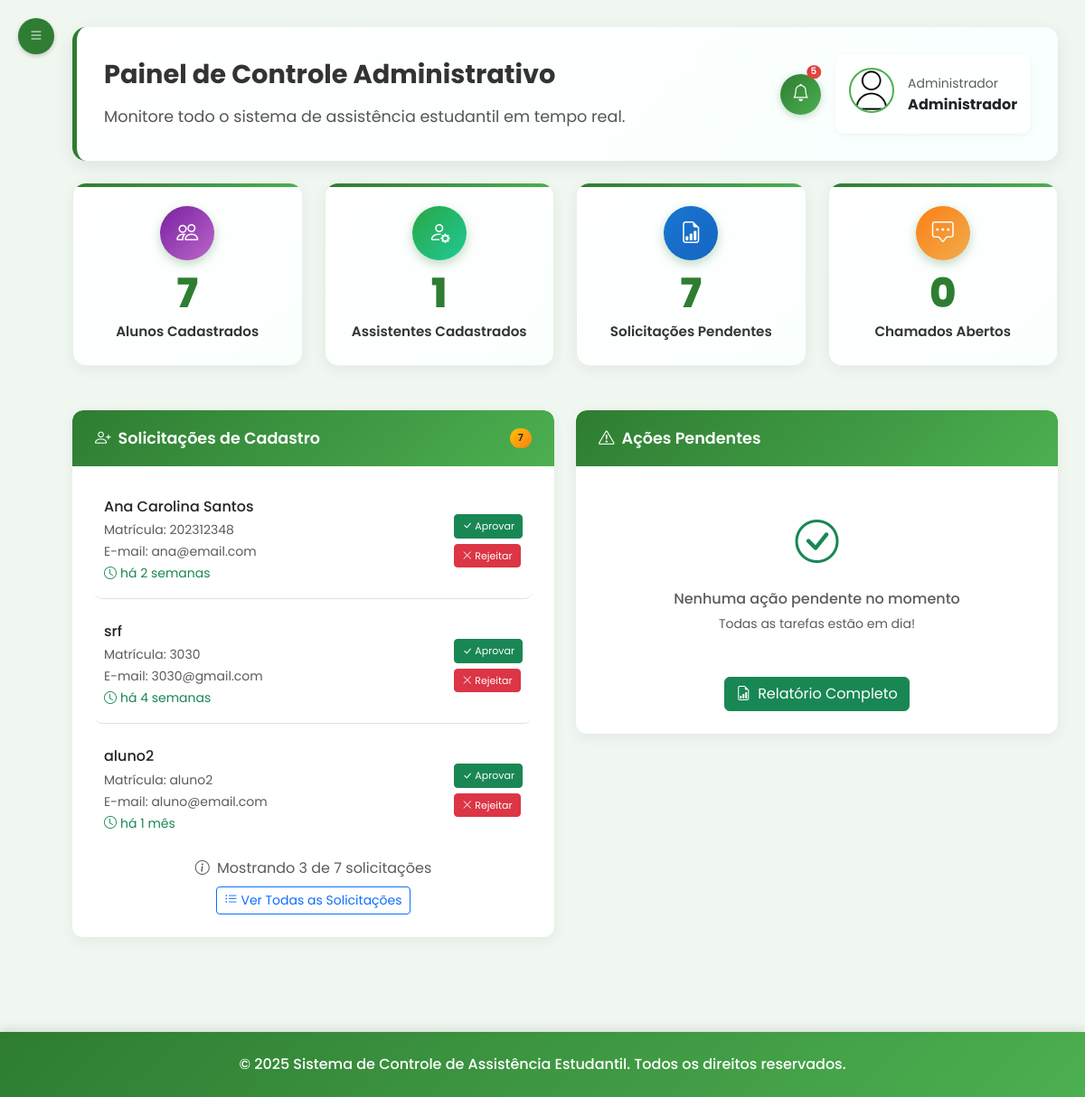
Page /admin/inicio (signed in) on the committed database.
### tables this page shows
CREATE TABLE usuario (
id_usuario INTEGER PRIMARY KEY AUTOINCREMENT,
nome TEXT NOT NULL,
matricula TEXT UNIQUE NOT NULL,
email TEXT NOT NULL UNIQUE,
senha TEXT NOT NULL,
perfil TEXT NOT NULL DEFAULT 'aluno',
foto TEXT,
token_redefinicao TEXT,
data_token TIMESTAMP,
data_cadastro TIMESTAMP DEFAULT CURRENT_TIMESTAMP
);

### routes/admin/perfiladmin_routes.py (the view)
@router.get("/inicio")
@requer_autenticacao("admin")
async def get_perfil(request: Request, usuario_logado: dict = None):
    admin = usuario_repo.obter_usuario_por_matricula(usuario_logado['matricula'])
    possiveis_alunos_raw = aluno_repo.obter_possiveis_alunos()
    possiveis_alunos = []
    for usuario in possiveis_alunos_raw[:3]:  # Mostrar apenas os 3 mais recentes
        usuario_dict = {
            'id_usuario': usuario.id_usuario,
            'nome': usuario.nome,
            'matricula': usuario.matricula,
            'email': usuario.email,
            'data_cadastro': usuario.data_cadastro,
            'tempo_relativo': calcular_tempo_relativo(usuario.data_cadastro) if usuario.data_cadastro else "Data não informada",
            'data_formatada': formatar_data_brasileira(usuario.data_cadastro) if usuario.data_cadastro else "Data não informada"
        }
        possiveis_alunos.append(usuario_dict)
    try:
        total_alunos = aluno_repo.contar_todos()
    except Exception:
        total_alunos = 0
    try:
        total_assistentes = len(assistente_social_repo.obter_todos())
    except Exception:
        total_assistentes = 0
    try:
        estatisticas_inscricoes = inscricao_repo.obter_estatisticas_analise()
        total_cadastros_pendentes = len(possiveis_alunos_raw)
    except Exception:
        total_cadastros_pendentes = len(possiveis_alunos_raw)
    try:
        estatisticas_chamados = chamado_repo.obter_estatisticas_gerais()
        total_chamados_pendentes = estatisticas_chamados.get('abertos', 0) if estatisticas_chamados else 0
    except Exception:
        total_chamados_pendentes = 0
    context = {
        "request": request,
        "admin": admin,
        "possiveis_alunos": possiveis_alunos,
        "total_cadastros_pendentes": total_cadastros_pendentes,
        "total_alunos": total_alunos,
        "total_assistentes": total_assistentes,
        "total_chamados_pendentes": total_chamados_pendentes
    }
    response = templates.TemplateResponse("/admin/dashboard_admin.html", context)
    return response

### templates/admin/dashboard_admin.html (shortened to what this page needs)
{% extends "base_admin.html" %}
{% block content %}
        <div class="welcome-banner mb-4 card-hover">
            <div class="row align-items-center">
                <div class="col-md-8">
                    <h4 class="mb-3">Painel de Controle Administrativo</h4>
                    <p>Monitore todo o sistema de assistência estudantil em tempo real.</p>
                </div>
                <div class="col-md-4 d-flex justify-content-end align-items-center gap-3">
                    <button class="btn-notification position-relative" data-bs-toggle="modal" data-bs-target="#notificacoesModal">
                        <i class="bi bi-bell"></i>
                        <span class="position-absolute top-0 start-100 translate-middle badge rounded-pill bg-danger notification-badge">
                            5
                        </span>
                    </button>
                    <div class="user-profile-card">
                        <img src="/static/img/perfil.png" alt="Perfil" class="mb-2">
                        <div>
                            <small class="text-muted">Administrador</small>
                            <div class="fw-bold">{{admin.nome}}</div>
                        </div>
                    </div>
                </div>
            </div>
        </div>
         <div class="row mb-4">
            <div class="col-md-3">
                <div class="stats-card card beneficiados">
                    <div class="icon">
                        <i class="bi bi-people"></i>
                    </div>
                    <div class="number">{{ total_alunos or '0'}}</div>
                    <div class="label">Alunos Cadastrados</div>
                </div>
            </div>
            <div class="col-md-3">
                <div class="stats-card card assistentes">
                    <div class="icon">
                        <i class="bi bi-person-gear"></i>
                    </div>
                    <div class="number">{{ total_assistentes or '0'}}</div>
                    <div class="label">Assistentes Cadastrados</div>
                </div>
            </div>
            <div class="col-md-3">
                <div class="stats-card card relatorios">
                    <div class="icon">
                        <i class="bi bi-file-earmark-bar-graph"></i>
                    </div>
                    <div class="number">{{ total_cadastros_pendentes or '0' }}</div>
                    <div class="label">Solicitações Pendentes</div>
                </div>
            </div>
            <div class="col-md-3">
                <div class="stats-card card chamados">
                    <div class="icon">
                        <i class="bi bi-chat-square-dots"></i>
                    </div>
                    <div class="number">{{ total_chamados_pendentes or "0" }}</div>
                    <div class="label">Chamados Abertos</div>
                </div>
            </div>
        </div>
        <div class="row">
            <div class="col-md-6">
                <div class="card">
                    <div class="card-header d-flex justify-content-between align-items-center">
                        <span><i class="bi bi-person-plus me-2"></i>Solicitações de Cadastro</span>
                        {% if total_cadastros_pendentes > 0 %}
                        <span class="badge bg-warning">{{ total_cadastros_pendentes }}</span>
                        {% endif %}
                    </div>
                    <div class="card-body">
                        {% if possiveis_alunos %}
                            {% for usuario in possiveis_alunos %}
                            <div class="solicitation-item {% if not loop.last %}border-bottom pb-3 mb-3{% endif %}">
                                <div class="d-flex justify-content-between align-items-center">
                                    <div>
                                        <h6 class="mb-1">{{ usuario.nome }}</h6>
                                        <small class="text-muted">Matrícula: {{ usuario.matricula }}</small><br>
                                        <small class="text-muted">E-mail: {{ usuario.email }}</small><br>
                                        <small class="text-success">
                                            <i class="bi bi-clock me-1"></i>{{ usuario.tempo_relativo }}
                                        </small>
                                    </div>
                                    <div>
                                        <div class="btn-group-vertical" role="group">
                                            <form method="post" action="/admin/aprovar-usuario/{{ usuario.id_usuario }}" style="display: inline;">
                                                <button type="submit" class="btn btn-sm btn-success mb-1"
                                                        onclick="return confirm('Aprovar cadastro de {{ usuario.nome }}?')"
                                                        title="Aprovar cadastro de {{ usuario.nome }}">
                                                    <i class="bi bi-check-lg"></i> Aprovar
                                                </button>
                                            </form>
                                            <form method="post" action="/admin/rejeitar-usuario/{{ usuario.id_usuario }}" style="display: inline;">
                                                <button type="submit" class="btn btn-sm btn-danger"
                                                        onclick="return confirm('Rejeitar cadastro de {{ usuario.nome }}? Esta ação não pode ser desfeita.')"
                                                        title="Rejeitar cadastro de {{ usuario.nome }}">
                                                    <i class="bi bi-x-lg"></i> Rejeitar
                                                </button>
                                            </form>
                                        </div>
                                    </div>
                                </div>
                            </div>
                            {% endfor %}
                            {% if total_cadastros_pendentes > 3 %}
                            <div class="text-center mt-3">
                                <p class="text-muted mb-2">
                                    <i class="bi bi-info-circle me-1"></i>
                                    Mostrando 3 de {{ total_cadastros_pendentes }} solicitações
                                </p>
                                <a href="/admin/analisar-cadastros" class="btn btn-outline-primary btn-sm">
                                    <i class="bi bi-list-ul me-1"></i>Ver Todas as Solicitações
                                </a>
                            </div>
                            {% else %}
                            <div class="text-center mt-3">
                                <a href="/admin/analisar-cadastros" class="btn btn-outline-primary btn-sm">
                                    <i class="bi bi-list-ul me-1"></i>Gerenciar Cadastros
                                </a>
                            </div>
                            {% endif %}
                        {% endif %}
                    </div>
                </div>
            </div>
            <div class="col-md-6">
                <div class="card">
                    <div class="card-header">
                        <i class="bi bi-exclamation-triangle me-2"></i>Ações Pendentes
                    </div>
                    <div class="card-body">
                        {% if total_chamados_pendentes > 0 %}
                        <div class="d-flex justify-content-between align-items-center mb-3 p-3 bg-light rounded">
                            <div>
                                <h6 class="mb-1 text-warning">
                                    <i class="bi bi-clock me-1"></i>{{ total_chamados_pendentes }} chamado{% if total_chamados_pendentes != 1 %}s{% endif %} em aberto
                                </h6>
                                <small class="text-muted">Requer atenção</small>
                            </div>
                            <div>
                                <a href="/admin/chamados" class="btn btn-sm btn-outline-warning">
                                    <i class="bi bi-eye me-1"></i>Verificar
                                </a>
                            </div>
                        </div>
                        {% else %}
                        <div class="text-center py-4">
                            <i class="bi bi-check-circle text-success" style="font-size: 3rem;"></i>
                            <h6 class="mt-3 text-muted">Nenhuma ação pendente no momento</h6>
                            <p class="text-muted small mb-0">Todas as tarefas estão em dia!</p>
                        </div>
                        {% endif %}
                        <div class="text-center mt-4">
                            <a href="/admin/relatorios" class="btn btn-success">
                                <i class="bi bi-file-earmark-bar-graph me-2"></i>Relatório Completo
                            </a>
                        </div>
                    </div>
                </div>
            </div>
        </div>
    </div>
{% endblock %}

### static/css/dashboard_admin.css (style rules this page uses)
:root { --ifes-green: #2E7D32; --ifes-red: #C62828; --ifes-light-green: #4CAF50; --ifes-light-gray: #f5f7f5; --ifes-dark-gray: #333333; --ifes-bg-color: #f0f7f0; --ifes-hover-bg: #e8f5e8; --ifes-blue: #1976D2; --ifes-orange: #FFB74D; --ifes-purple: #7B1FA2; }
body, body *, h1, h2, h3, h4, h5, h6, .card, .btn, .modal, .sidebar, p, span, div, a, label, input, textarea, select { font-family: 'Poppins', Arial, Helvetica, sans-serif !important; }
body { background-color: #f0f7f0 !important; }
.user-profile-card { display: inline-flex; align-items: center; background: rgba(255, 255, 255, 0.9); padding: 15px; border-radius: 10px; box-shadow: 0 2px 8px rgba(0, 0, 0, 0.05); }
.user-profile-card img { width: 50px; height: 50px; border-radius: 50%; margin-right: 15px; border: 2px solid var(--ifes-light-green); }
.welcome-banner { background: linear-gradient(135deg, white 0%, #f8fffe 100%); border-radius: 15px; padding: 30px; margin-bottom: 30px; border-left: 5px solid var(--ifes-green); cursor: default; box-shadow: 0 6px 20px rgba(0, 0, 0, 0.08); transition: all 0.3s cubic-bezier(0.4, 0, 0.2, 1); transform: translateY(0); position: relative; overflow: hidden; }
.welcome-banner h4 { color: var(--ifes-dark-gray); font-weight: 700; font-size: 1.8rem; margin-bottom: 12px; }
.welcome-banner p { color: #555; margin-bottom: 0; font-size: 1.1em; line-height: 1.6; }
.card { border: none; border-radius: 12px; box-shadow: 0 4px 15px rgba(0, 0, 0, 0.06); margin-bottom: 25px; transition: all 0.3s cubic-bezier(0.4, 0, 0.2, 1); transform: translateY(0); cursor: pointer; overflow: hidden; }
.card-header { background: linear-gradient(135deg, var(--ifes-green) 0%, var(--ifes-light-green) 100%); color: white; border-radius: 12px 12px 0 0 !important; padding: 18px 25px; font-weight: 600; font-size: 1.1rem; border-bottom: none; }
.card-body { padding: 25px; }
.stats-card { background: linear-gradient(135deg, white 0%, #fafffe 100%); border-radius: 15px; padding: 25px; margin-bottom: 25px; text-align: center; cursor: pointer; position: relative; overflow: hidden; border: 1px solid rgba(46, 125, 50, 0.1); }
.stats-card::before { content: ''; position: absolute; top: 0; left: 0; width: 100%; height: 4px; background: linear-gradient(90deg, var(--ifes-green) 0%, var(--ifes-light-green) 100%); }
.stats-card .icon { background: linear-gradient(135deg, var(--ifes-green), var(--ifes-light-green)); color: white; width: 60px; height: 60px; border-radius: 50%; display: flex; align-items: center; justify-content: center; font-size: 1.5rem; margin: 0 auto 15px; box-shadow: 0 4px 12px rgba(46, 125, 50, 0.3); }
.stats-card .number { font-size: 2.8rem; font-weight: 800; color: var(--ifes-green); margin-bottom: 8px; line-height: 1; }
.stats-card .label { color: var(--ifes-dark-gray); font-weight: 600; font-size: 0.95rem; }
.stats-card.beneficiados .icon { background: linear-gradient(135deg, var(--ifes-purple), #BA68C8); }
.stats-card.assistentes .icon { background: linear-gradient(135deg, #28a745, #20c997); }
.stats-card.relatorios .icon { background: linear-gradient(135deg, var(--ifes-blue), #1565C0); }
.stats-card.chamados .icon { background: linear-gradient(135deg, #fd7e14, #f0ad4e); }
.badge { font-size: 0.8rem; padding: 0.5em 0.8em; border-radius: 25px; font-weight: 600; text-transform: uppercase; letter-spacing: 0.5px; }
.badge.bg-warning { background: linear-gradient(135deg, #ffc107, #fd7e14) !important; color: #212529 !important; }
.badge.bg-danger { background: linear-gradient(135deg, #dc3545, #e74c3c) !important; }
.btn-notification { width: 45px; height: 45px; border-radius: 50%; border: none; background: linear-gradient(135deg, var(--ifes-green), var(--ifes-light-green)); color: white; display: flex; align-items: center; justify-content: center; font-size: 1.2rem; cursor: pointer; transition: all 0.3s ease; box-shadow: 0 2px 8px rgba(46, 125, 50, 0.3); }
.notification-badge { font-size: 0.65rem; padding: 0.25em 0.4em; margin-left: -8px; margin-top: -2px; }
.card, .stats-card { animation: fadeInScale 0.6s ease-out; }
.welcome-banner { animation: slideInFromTop 0.8s ease-out; }
.solicitation-item { transition: all 0.2s ease; padding: 10px; border-radius: 8px; }
.solicitation-item { transition: all 0.3s ease; }
.btn-group-vertical .btn { border-radius: 4px !important; font-size: 11px; padding: 4px 8px; min-width: 70px; }
.solicitation-item .btn-group-vertical { gap: 2px; }
.card-header .badge { font-size: 11px; }

### rows in the picture
usuario: nome "Administrador"
usuario: nome "Ana Carolina Santos", matricula "202312348", email "ana@email.com", tempo_relativo "há 2 semanas"
usuario: nome "srf", matricula "3030", email "3030@gmail.com", tempo_relativo "há 4 semanas"
usuario: nome "aluno2", matricula "aluno2", email "aluno@email.com", tempo_relativo "há 1 mês"

### other values in the picture
{{ total_alunos or '0' }} "7"
{{ total_assistentes or '0' }} "1"
{{ total_cadastros_pendentes or '0' }} "7"
{{ total_chamados_pendentes or "0" }} "0"
{{ total_cadastros_pendentes }} "7"
